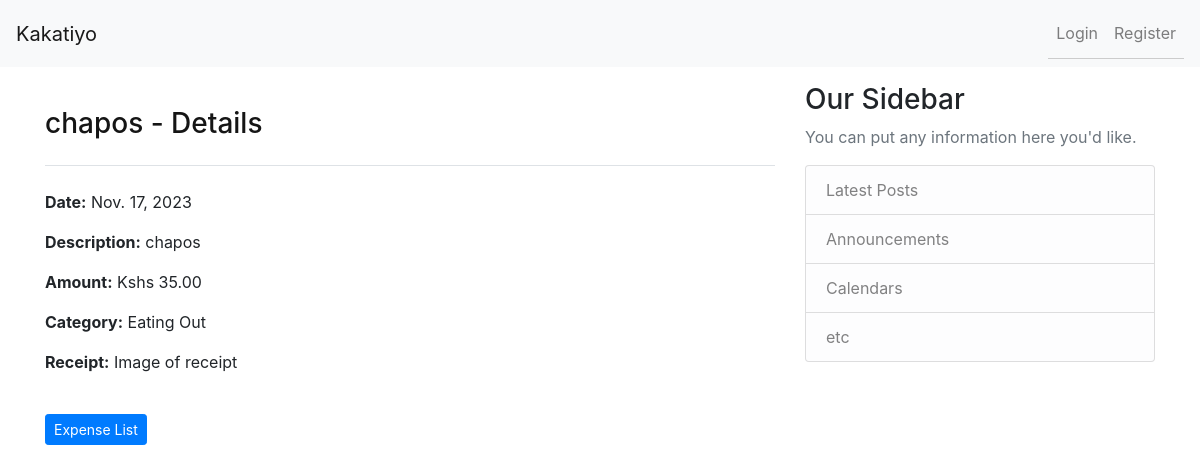
/expenses/44/, run on the app's committed database.
### tracker/models.py (models this page shows, shortened)
class Expense(models.Model):
    user = models.ForeignKey(User, on_delete=models.CASCADE)
    date = models.DateField()
    description = models.CharField(max_length=200)
    amount = models.DecimalField(max_digits=10, decimal_places=2)
    category = models.ForeignKey(
        Category, on_delete=models.SET_NULL, null=True, blank=True)

class Category(models.Model):
    name = models.CharField(max_length=100)
    def __str__(self):
        return self.name

### tracker/views.py (the view)
class ExpenseDetailView(DetailView):
    model = Expense

### tracker/templates/tracker/expense_detail.html (shortened to what this page needs)
{% extends "base.html" %} {% block content %}
<header class="py-4" style="color: #151515">
	<div class="container border-bottom pb-3">
		<div class="row">
			<h3>{{ object.description }} - Details</h3>
		</div>
	</div>
</header>
<p><strong>Date:</strong> {{ object.date }}</p>
<p><strong>Description:</strong> {{ object.description }}</p>
<p><strong>Amount:</strong> Kshs {{ object.amount }}</p>
<p><strong>Category:</strong> {{ object.category }}</p>
<p><strong>Receipt:</strong> Image of receipt</p>
<br />
<a href="{% url 'expense_list' %}" class="btn btn-primary btn-sm"
	>Expense List</a
>
{% endblock %}

### data on the page
Expense: description "chapos", date "Nov. 17, 2023", amount "35.00", category "Eating Out"
